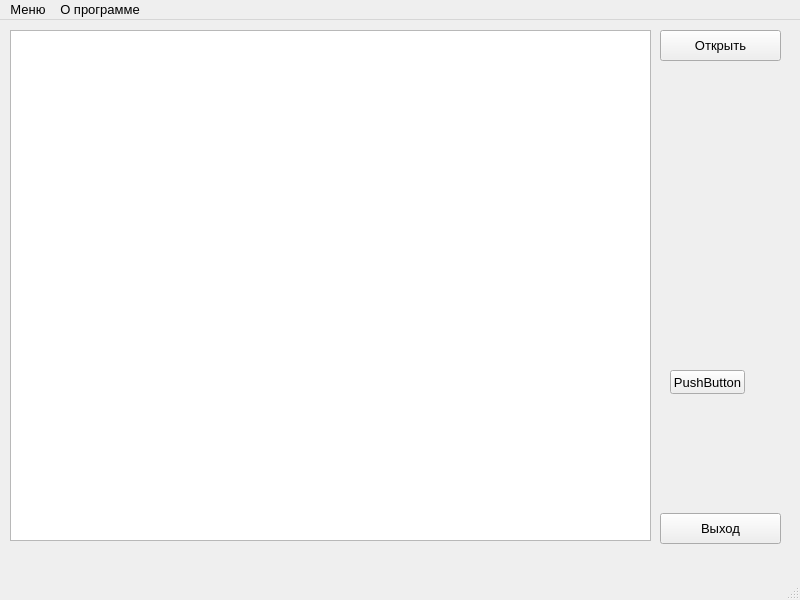
<?xml version="1.0" encoding="UTF-8"?>
<ui version="4.0">
 <class>MainWindow</class>
 <widget class="QMainWindow" name="MainWindow">
  <property name="geometry">
   <rect>
    <x>0</x>
    <y>0</y>
    <width>800</width>
    <height>600</height>
   </rect>
  </property>
  <property name="font">
   <font>
    <pointsize>10</pointsize>
    <bold>false</bold>
   </font>
  </property>
  <property name="windowTitle">
   <string>MainWindow</string>
  </property>
  <widget class="QWidget" name="centralwidget">
   <widget class="QTableView" name="tableView">
    <property name="enabled">
     <bool>false</bool>
    </property>
    <property name="geometry">
     <rect>
      <x>10</x>
      <y>10</y>
      <width>641</width>
      <height>511</height>
     </rect>
    </property>
   </widget>
   <widget class="QPushButton" name="btnFOpen">
    <property name="geometry">
     <rect>
      <x>660</x>
      <y>10</y>
      <width>121</width>
      <height>31</height>
     </rect>
    </property>
    <property name="text">
     <string>Открыть</string>
    </property>
   </widget>
   <widget class="QLabel" name="textLabel">
    <property name="geometry">
     <rect>
      <x>10</x>
      <y>530</y>
      <width>781</width>
      <height>21</height>
     </rect>
    </property>
    <property name="styleSheet">
     <string notr="true">color: rgb(170, 0, 0);</string>
    </property>
    <property name="text">
     <string/>
    </property>
   </widget>
   <widget class="QPushButton" name="btnClose">
    <property name="geometry">
     <rect>
      <x>660</x>
      <y>493</y>
      <width>121</width>
      <height>31</height>
     </rect>
    </property>
    <property name="text">
     <string>Выход</string>
    </property>
   </widget>
   <widget class="QTableWidget" name="tableWidget">
    <property name="geometry">
     <rect>
      <x>10</x>
      <y>10</y>
      <width>641</width>
      <height>511</height>
     </rect>
    </property>
    <property name="font">
     <font>
      <pointsize>10</pointsize>
      <bold>true</bold>
     </font>
    </property>
    <property name="wordWrap">
     <bool>false</bool>
    </property>
   </widget>
   <widget class="QPushButton" name="pushButton">
    <property name="geometry">
     <rect>
      <x>670</x>
      <y>350</y>
      <width>75</width>
      <height>24</height>
     </rect>
    </property>
    <property name="text">
     <string>PushButton</string>
    </property>
   </widget>
  </widget>
  <widget class="QMenuBar" name="menubar">
   <property name="geometry">
    <rect>
     <x>0</x>
     <y>0</y>
     <width>800</width>
     <height>24</height>
    </rect>
   </property>
   <widget class="QMenu" name="menuMenu">
    <property name="title">
     <string>Меню</string>
    </property>
    <addaction name="openfile"/>
    <addaction name="exit"/>
   </widget>
   <widget class="QMenu" name="menu">
    <property name="title">
     <string>О программе</string>
    </property>
    <addaction name="action_3"/>
   </widget>
   <addaction name="menuMenu"/>
   <addaction name="menu"/>
  </widget>
  <widget class="QStatusBar" name="statusbar"/>
  <action name="openfile">
   <property name="text">
    <string>Открыть</string>
   </property>
  </action>
  <action name="exit">
   <property name="icon">
    <iconset theme="application-exit">
     <normaloff>.</normaloff>.</iconset>
   </property>
   <property name="text">
    <string>Выход</string>
   </property>
  </action>
  <action name="action_3">
   <property name="text">
    <string>Описание</string>
   </property>
  </action>
 </widget>
 <resources/>
 <connections/>
</ui>
